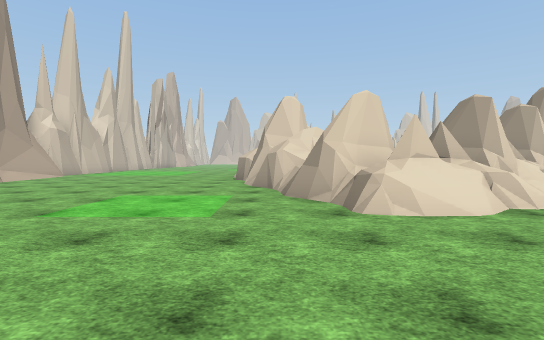
[1] (above)

24 first-person views from a walk through a scene from a Unity 3-D project. The camera is 1.4 m above the floor, tilts 2° down and sees 85° across. The floor is counted in squares, 2 m on a side. Each view is taken from the middle of a square. On the plan, view 1 faces up. The plan holds only what a view shows up to about 10 squares ahead; the rest is blank. The place goes on beyond the plan. Some surface patterns are stand-ins.

[2]
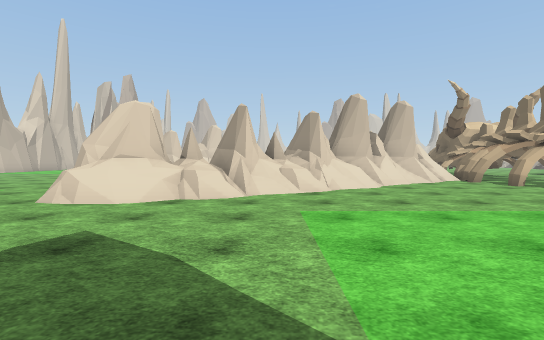

[3]
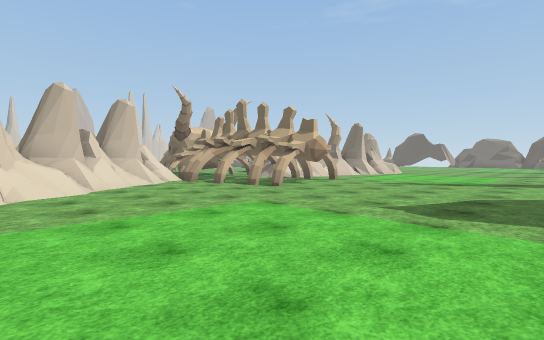

[4]
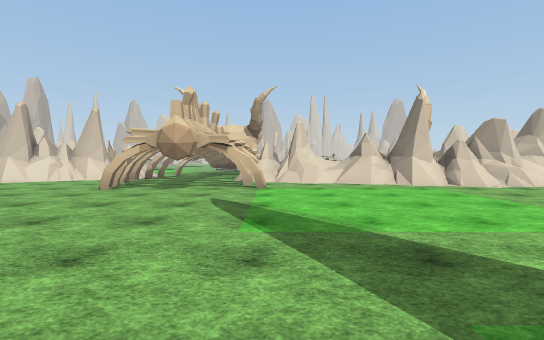

[5]
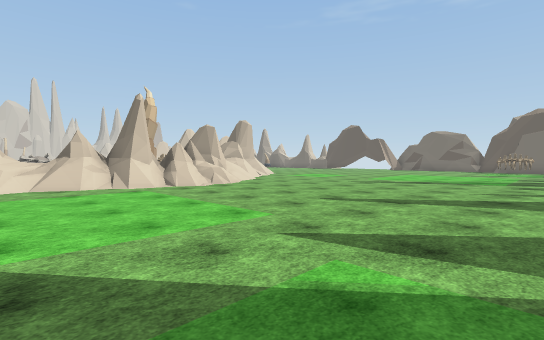

[6]
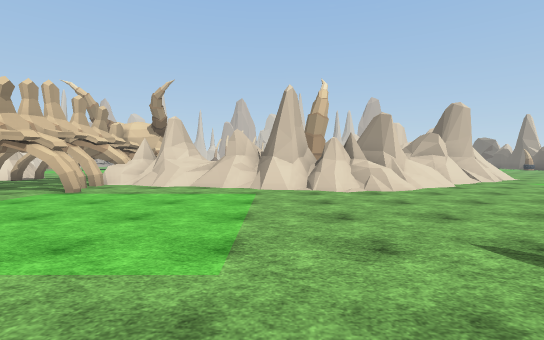

[7]
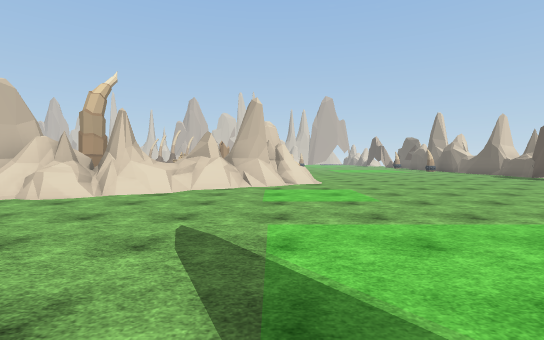

[8]
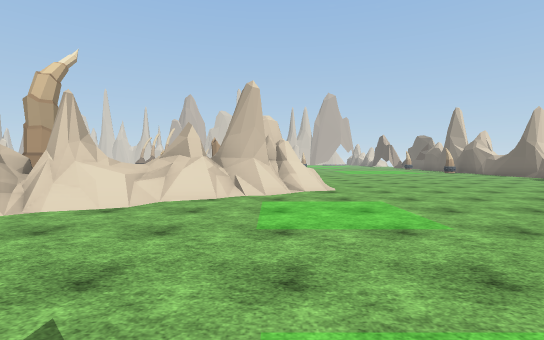

[9]
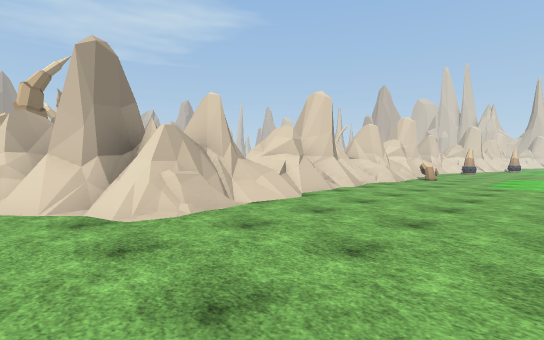

[10]
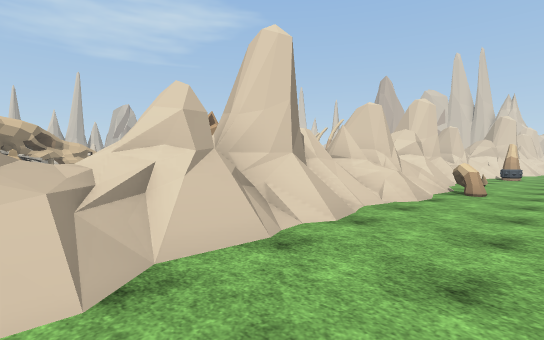

[11]
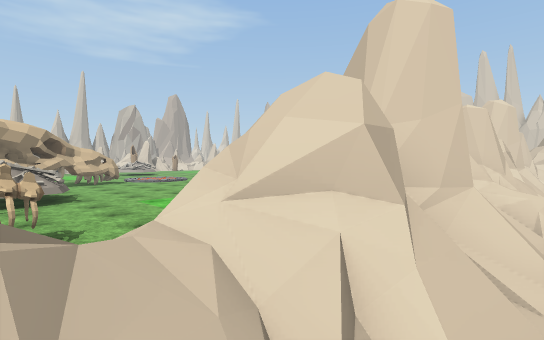

[12]
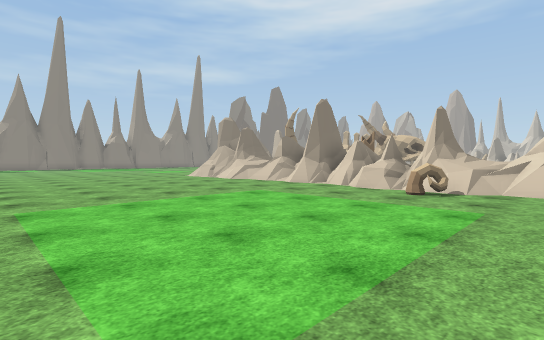

[13]
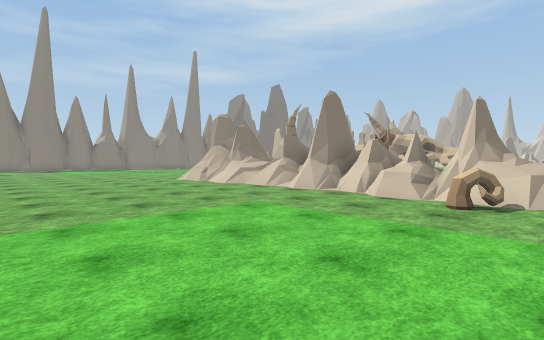

[14]
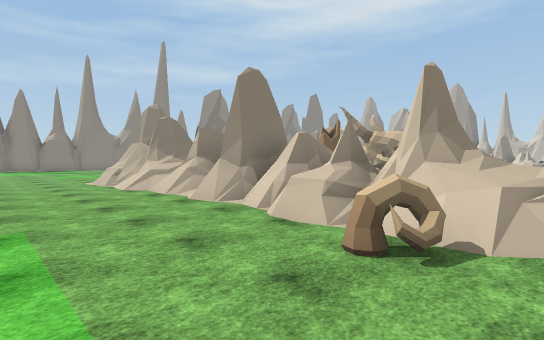

[15]
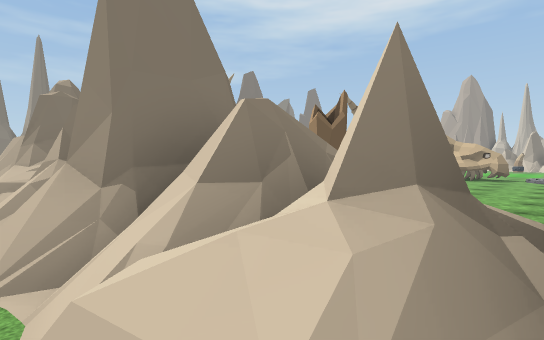

[16]
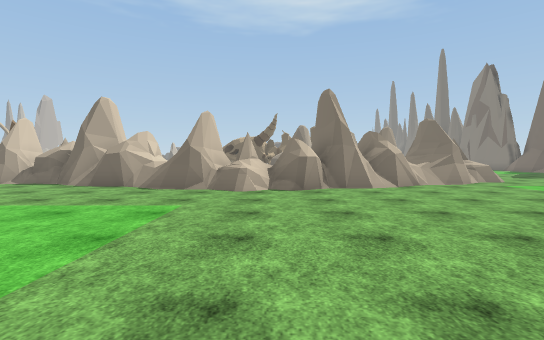

[17]
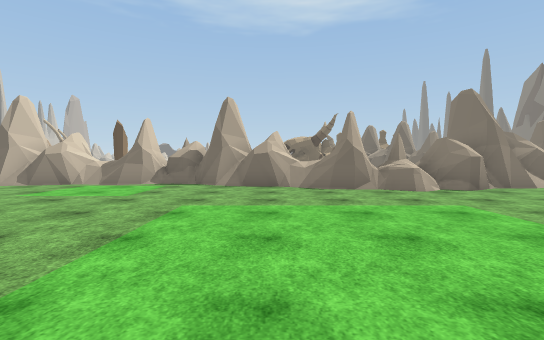

[18]
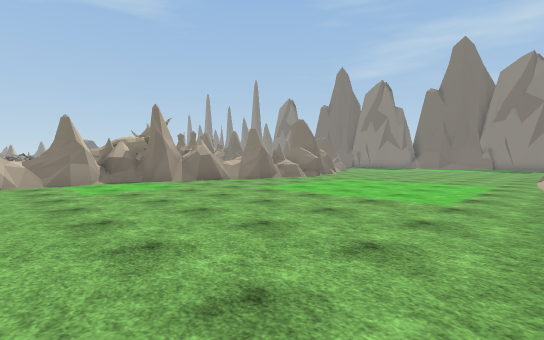

[19]
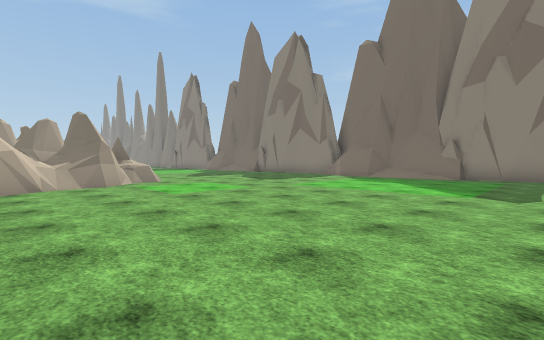

[20]
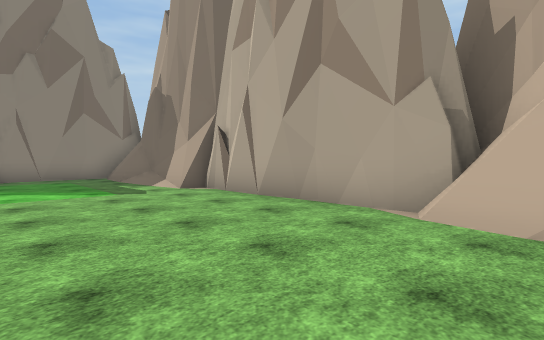

[21]
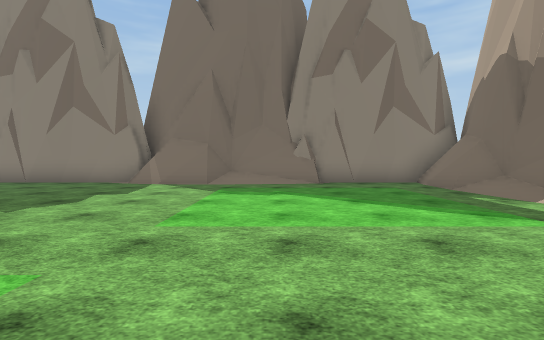

[22]
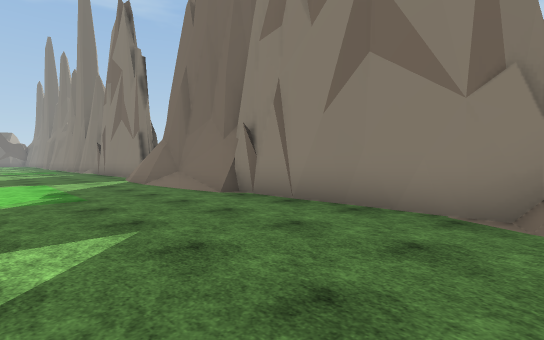

[23]
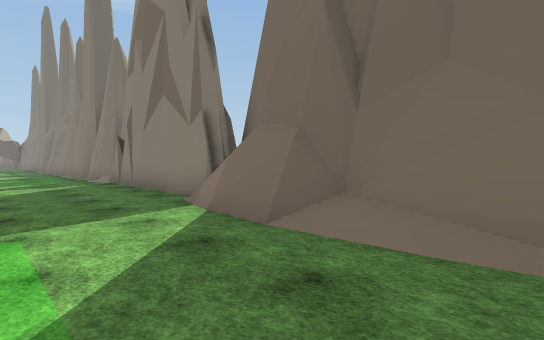

[24]
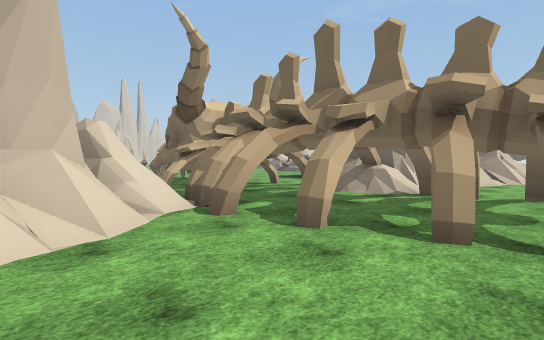

### Floor plan
Key: @ floor where view 1 was taken; # wall or solid block; x gap in a wall; . floor; / step, stairs or slope; = window, fence, low wall or low ledge; v drop or lower ground; O other object.
Columns run from 9 left of view 1 to 35 right of it. Each row starts with its distance up from view 1.
 21 ........./##                       =#........
 20 .........//v                       =#........
 19 ........./##                       ##OO......
 18 ..........##                ....   ##/.......
 17 ........./##             .......   ##=.......
 16  ......../##             .....     ##........
 15  ........##=          #   ......   ##=.......
 14  ........==           #   ........ ##=.......
 13  .......###           ###  OOO.... #=/.......
 12  .......=##           # #.  O ..O. ##/.......
 11  .......###          ####.         ##=.......
 10  .......###       ##=#  #          ##=.......
  9  ........##     ####/# .###=  O #==##/.......
  8 #........##=  ####///x..==#######=#//.......
  7 #........##=/####=...#..#//=######/.........
  6 #......../#####//....#.##....=#==..........
  5 #.........##==/......#.#..................
  4 #.........===/...........................
  3 #.......................................
  2 #......................................
  1 #.....................................
  0 #........@.............................
 -1 #......................................
 -2 #....................................
 -3 #...........................
 -4 ##########.##########.#####
 -5          ###        ###

Positions as (right, up) in squares from view 1, and headings:
1: (0, 0), facing up
2: (5, -1), facing up
3: (6, -1), facing up-right
4: (16, -2), facing up
5: (17, -2), facing up-right
6: (20, -1), facing up
7: (27, 0), facing up
8: (27, 2), facing up
9: (32, 8), facing up-left
10: (30, 12), facing up-left
11: (28, 12), facing up-left
12: (35, 21), facing down-left
13: (34, 20), facing down-left
14: (31, 20), facing down-left
15: (28, 18), facing down-left
16: (-8, 11), facing right
17: (-8, 15), facing right
18: (-9, 21), facing down-right
19: (-8, 8), facing down-right
20: (-5, 8), facing down-left
21: (-4, 5), facing down
22: (0, 0), facing down-right
23: (6, -1), facing down-right
24: (9, 5), facing up-right
